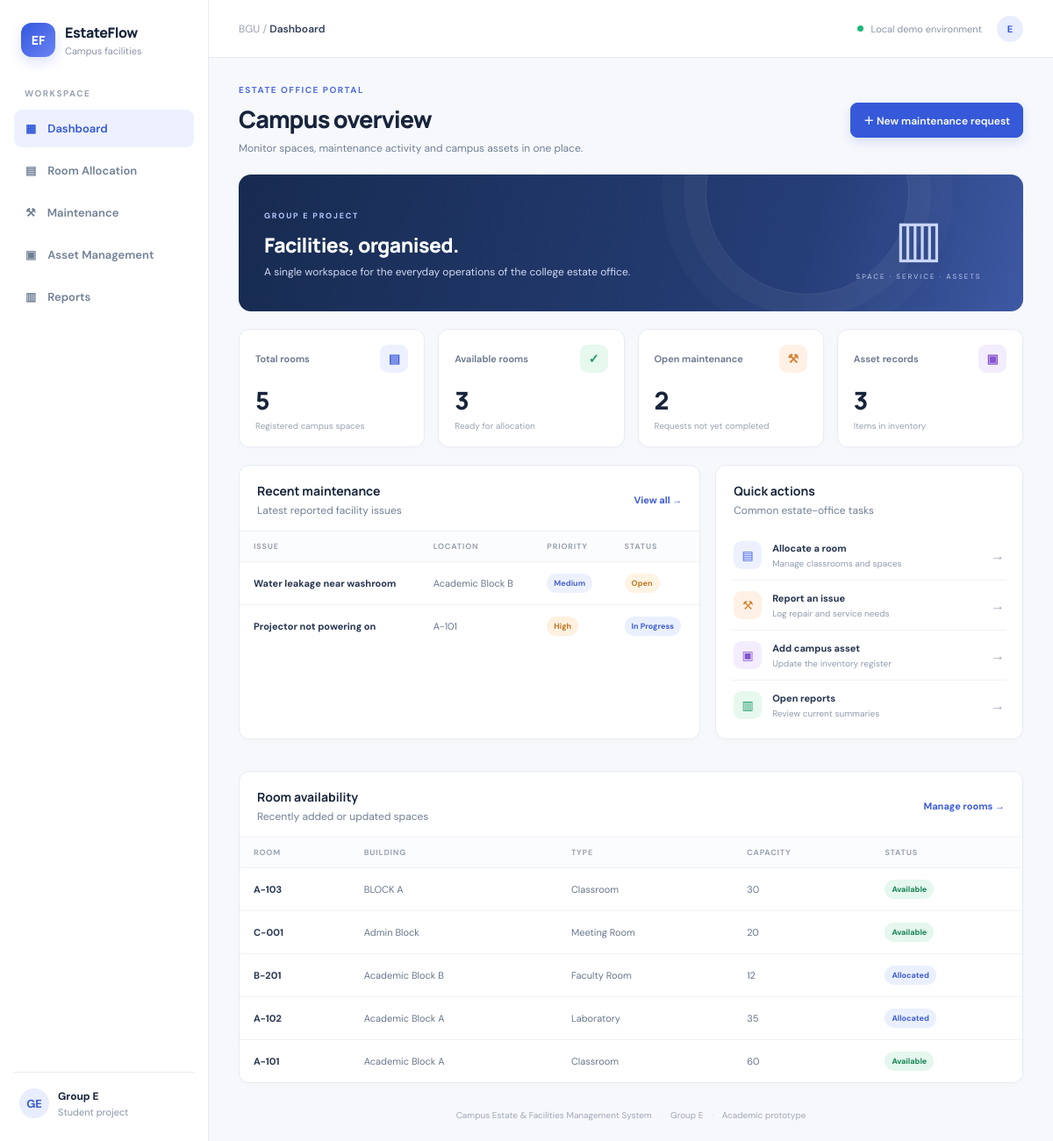
The page / on the database its author committed.
### tables this page shows
CREATE TABLE maintenance (
            id INTEGER PRIMARY KEY AUTOINCREMENT,
            title TEXT NOT NULL,
            location TEXT NOT NULL,
            category TEXT NOT NULL,
            priority TEXT NOT NULL DEFAULT 'Medium',
            reported_by TEXT NOT NULL,
            reported_on TEXT NOT NULL,
            status TEXT NOT NULL DEFAULT 'Open',
            notes TEXT DEFAULT ''
        );

CREATE TABLE rooms (
            id INTEGER PRIMARY KEY AUTOINCREMENT,
            room_no TEXT NOT NULL UNIQUE,
            building TEXT NOT NULL,
            room_type TEXT NOT NULL,
            capacity INTEGER NOT NULL DEFAULT 0,
            status TEXT NOT NULL DEFAULT 'Available',
            assigned_to TEXT DEFAULT ''
        );

### app.py (the view)
@app.route("/")
def dashboard():
    with db() as con:
        stats = {
            "rooms": con.execute("SELECT COUNT(*) FROM rooms").fetchone()[0],
            "available": con.execute("SELECT COUNT(*) FROM rooms WHERE status='Available'").fetchone()[0],
            "open_requests": con.execute("SELECT COUNT(*) FROM maintenance WHERE status!='Completed'").fetchone()[0],
            "assets": con.execute("SELECT COUNT(*) FROM assets").fetchone()[0],
        }
        requests_recent = con.execute("SELECT * FROM maintenance ORDER BY id DESC LIMIT 5").fetchall()
        rooms_recent = con.execute("SELECT * FROM rooms ORDER BY id DESC LIMIT 5").fetchall()
    return render_template("dashboard.html", stats=stats, requests=requests_recent, rooms=rooms_recent)

### app.py (called while the page is built)
def db():
    conn = sqlite3.connect(DB_PATH)
    conn.row_factory = sqlite3.Row
    return conn

### templates/dashboard.html
{% extends "base.html" %}
{% block title %}Dashboard{% endblock %}{% block crumb %}Dashboard{% endblock %}
{% block content %}
<div class="page-heading"><div><div class="eyebrow">ESTATE OFFICE PORTAL</div><h1>Campus overview</h1><p>Monitor spaces, maintenance activity and campus assets in one place.</p></div><a class="button primary" href="{{ url_for('maintenance') }}">＋ New maintenance request</a></div>
<div class="welcome"><div><span class="welcome-tag">GROUP E PROJECT</span><h2>Facilities, organised.</h2><p>A single workspace for the everyday operations of the college estate office.</p></div><div class="welcome-art"><div class="building">▥</div><div class="art-caption">SPACE · SERVICE · ASSETS</div></div></div>
<div class="stats-grid">
  <div class="stat-card"><div class="stat-top"><span>Total rooms</span><span class="stat-icon blue">▤</span></div><div class="stat-number">{{ stats.rooms }}</div><div class="stat-foot">Registered campus spaces</div></div>
  <div class="stat-card"><div class="stat-top"><span>Available rooms</span><span class="stat-icon green">✓</span></div><div class="stat-number">{{ stats.available }}</div><div class="stat-foot">Ready for allocation</div></div>
  <div class="stat-card"><div class="stat-top"><span>Open maintenance</span><span class="stat-icon orange">⚒</span></div><div class="stat-number">{{ stats.open_requests }}</div><div class="stat-foot">Requests not yet completed</div></div>
  <div class="stat-card"><div class="stat-top"><span>Asset records</span><span class="stat-icon purple">▣</span></div><div class="stat-number">{{ stats.assets }}</div><div class="stat-foot">Items in inventory</div></div>
</div>
<div class="two-col">
 <div class="panel"><div class="panel-head"><div><h3>Recent maintenance</h3><p>Latest reported facility issues</p></div><a href="{{ url_for('maintenance') }}">View all →</a></div>
 {% if requests %}<div class="table-wrap"><table><thead><tr><th>Issue</th><th>Location</th><th>Priority</th><th>Status</th></tr></thead><tbody>{% for r in requests %}<tr><td class="primary-cell">{{ r.title }}</td><td>{{ r.location }}</td><td><span class="priority {{ r.priority|lower }}">{{ r.priority }}</span></td><td><span class="status {{ r.status|lower|replace(' ','-') }}">{{ r.status }}</span></td></tr>{% endfor %}</tbody></table></div>{% else %}<div class="empty">No maintenance requests yet.</div>{% endif %}</div>
 <div class="panel"><div class="panel-head"><div><h3>Quick actions</h3><p>Common estate-office tasks</p></div></div><div class="quick-list">
 <a href="{{ url_for('rooms') }}"><span class="quick-icon blue">▤</span><span><strong>Allocate a room</strong><small>Manage classrooms and spaces</small></span><b>→</b></a>
 <a href="{{ url_for('maintenance') }}"><span class="quick-icon orange">⚒</span><span><strong>Report an issue</strong><small>Log repair and service needs</small></span><b>→</b></a>
 <a href="{{ url_for('assets') }}"><span class="quick-icon purple">▣</span><span><strong>Add campus asset</strong><small>Update the inventory register</small></span><b>→</b></a>
 <a href="{{ url_for('reports') }}"><span class="quick-icon green">▥</span><span><strong>Open reports</strong><small>Review current summaries</small></span><b>→</b></a>
 </div></div>
</div>
<div class="panel"><div class="panel-head"><div><h3>Room availability</h3><p>Recently added or updated spaces</p></div><a href="{{ url_for('rooms') }}">Manage rooms →</a></div><div class="table-wrap"><table><thead><tr><th>Room</th><th>Building</th><th>Type</th><th>Capacity</th><th>Status</th></tr></thead><tbody>{% for room in rooms %}<tr><td class="primary-cell">{{ room.room_no }}</td><td>{{ room.building }}</td><td>{{ room.room_type }}</td><td>{{ room.capacity }}</td><td><span class="status {{ room.status|lower }}">{{ room.status }}</span></td></tr>{% endfor %}</tbody></table></div></div>
{% endblock %}

### templates/base.html (shortened to what this page needs)
<!doctype html>
<html lang="en">
<head>
<link rel="stylesheet" href="{{ url_for('static', filename='style.css') }}">
</head>
<body>
<aside class="sidebar">
  <div class="brand"><div class="brand-mark">EF</div><div><strong>EstateFlow</strong><small>Campus facilities</small></div></div>
  <div class="nav-label">WORKSPACE</div>
  <nav>
    <a class="{{ 'active' if request.endpoint=='dashboard' else '' }}" href="{{ url_for('dashboard') }}">▦ <span>Dashboard</span></a>
    <a class="{{ 'active' if request.endpoint in ['rooms','update_room'] else '' }}" href="{{ url_for('rooms') }}">▤ <span>Room Allocation</span></a>
    <a class="{{ 'active' if request.endpoint in ['maintenance','update_maintenance'] else '' }}" href="{{ url_for('maintenance') }}">⚒ <span>Maintenance</span></a>
    <a class="{{ 'active' if request.endpoint=='assets' else '' }}" href="{{ url_for('assets') }}">▣ <span>Asset Management</span></a>
    <a class="{{ 'active' if request.endpoint=='reports' else '' }}" href="{{ url_for('reports') }}">▥ <span>Reports</span></a>
  </nav>
  <div class="sidebar-bottom"><div class="avatar">GE</div><div><strong>Group E</strong><small>Student project</small></div></div>
</aside>
<main class="main">
  <header class="topbar"><div class="crumb">BGU / <span>{% block crumb %}Overview{% endblock %}</span></div><div class="top-right"><span class="live-dot"></span> Local demo environment <div class="top-avatar">E</div></div></header>
  <section class="page">
    {% block content %}{% endblock %}
    <footer>Campus Estate &amp; Facilities Management System <span>·</span> Group E <span>·</span> Academic prototype</footer>
  </section>
</main>
</body></html>

### rows shown on the page
maintenance: title "Water leakage near washroom", location "Academic Block B", priority "Medium", status "Open"
maintenance: title "Projector not powering on", location "A-101", priority "High", status "In Progress"
rooms: room_no "A-103", building "BLOCK A", room_type "Classroom", capacity "30", status "Available"
rooms: room_no "C-001", building "Admin Block", room_type "Meeting Room", capacity "20", status "Available"
rooms: room_no "B-201", building "Academic Block B", room_type "Faculty Room", capacity "12", status "Allocated"
rooms: room_no "A-102", building "Academic Block A", room_type "Laboratory", capacity "35", status "Allocated"
rooms: room_no "A-101", building "Academic Block A", room_type "Classroom", capacity "60", status "Available"

### other values the page prints
{{ stats.rooms }} "5"
{{ stats.available }} "3"
{{ stats.open_requests }} "2"
{{ stats.assets }} "3"
